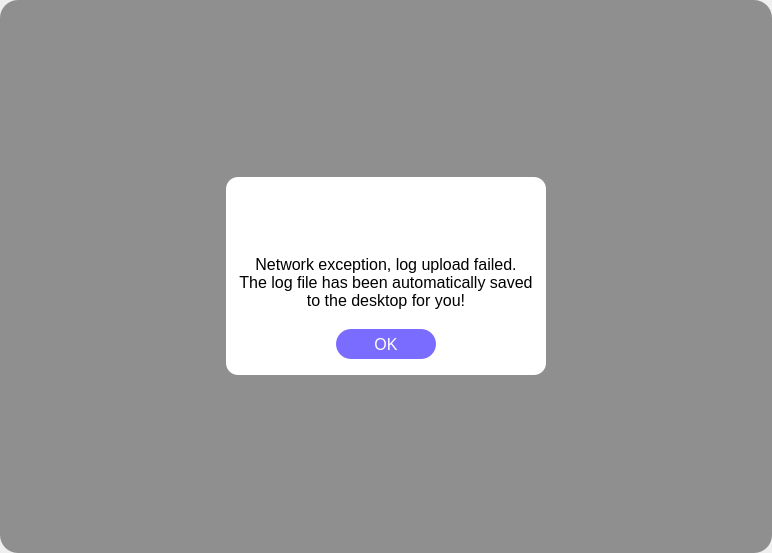
<?xml version="1.0" encoding="UTF-8"?>
<ui version="4.0">
 <class>NoticeDialog</class>
 <widget class="QDialog" name="NoticeDialog">
  <property name="geometry">
   <rect>
    <x>0</x>
    <y>0</y>
    <width>772</width>
    <height>553</height>
   </rect>
  </property>
  <property name="windowTitle">
   <string>Yantool</string>
  </property>
  <layout class="QHBoxLayout" name="horizontalLayout_6">
   <property name="spacing">
    <number>0</number>
   </property>
   <property name="leftMargin">
    <number>0</number>
   </property>
   <property name="topMargin">
    <number>0</number>
   </property>
   <property name="rightMargin">
    <number>0</number>
   </property>
   <property name="bottomMargin">
    <number>0</number>
   </property>
   <item>
    <widget class="QWidget" name="mainWidget" native="true">
     <property name="styleSheet">
      <string notr="true">#mainWidget
{
background-color:rgba(0,0,0,102);
border-radius:18px;
}</string>
     </property>
     <layout class="QHBoxLayout" name="horizontalLayout_5">
      <item>
       <widget class="QWidget" name="contentWidget" native="true">
        <property name="minimumSize">
         <size>
          <width>320</width>
          <height>198</height>
         </size>
        </property>
        <property name="maximumSize">
         <size>
          <width>320</width>
          <height>198</height>
         </size>
        </property>
        <property name="styleSheet">
         <string notr="true">#contentWidget
{
background: rgba(255,255,255);
border-radius: 12px;
}</string>
        </property>
        <layout class="QVBoxLayout" name="verticalLayout" stretch="0,1,1,1,0">
         <property name="spacing">
          <number>0</number>
         </property>
         <item>
          <spacer name="verticalSpacer_2">
           <property name="orientation">
            <enum>Qt::Vertical</enum>
           </property>
           <property name="sizeHint" stdset="0">
            <size>
             <width>17</width>
             <height>13</height>
            </size>
           </property>
          </spacer>
         </item>
         <item>
          <layout class="QHBoxLayout" name="horizontalLayout_4">
           <item>
            <spacer name="horizontalSpacer_7">
             <property name="orientation">
              <enum>Qt::Horizontal</enum>
             </property>
             <property name="sizeHint" stdset="0">
              <size>
               <width>40</width>
               <height>20</height>
              </size>
             </property>
            </spacer>
           </item>
           <item>
            <widget class="QLabel" name="label">
             <property name="minimumSize">
              <size>
               <width>36</width>
               <height>36</height>
              </size>
             </property>
             <property name="maximumSize">
              <size>
               <width>36</width>
               <height>36</height>
              </size>
             </property>
             <property name="pixmap">
              <pixmap resource="res.qrc">:/res/ic_fail.png</pixmap>
             </property>
            </widget>
           </item>
           <item>
            <spacer name="horizontalSpacer_8">
             <property name="orientation">
              <enum>Qt::Horizontal</enum>
             </property>
             <property name="sizeHint" stdset="0">
              <size>
               <width>40</width>
               <height>20</height>
              </size>
             </property>
            </spacer>
           </item>
          </layout>
         </item>
         <item>
          <widget class="QLabel" name="warningMsg">
           <property name="font">
            <font>
             <pointsize>12</pointsize>
            </font>
           </property>
           <property name="text">
            <string>Network exception, log upload failed.
The log file has been automatically saved to the desktop for you!</string>
           </property>
           <property name="alignment">
            <set>Qt::AlignCenter</set>
           </property>
           <property name="wordWrap">
            <bool>true</bool>
           </property>
          </widget>
         </item>
         <item>
          <layout class="QHBoxLayout" name="horizontalLayout">
           <item>
            <spacer name="horizontalSpacer_5">
             <property name="orientation">
              <enum>Qt::Horizontal</enum>
             </property>
             <property name="sizeHint" stdset="0">
              <size>
               <width>40</width>
               <height>20</height>
              </size>
             </property>
            </spacer>
           </item>
           <item>
            <widget class="QPushButton" name="ok">
             <property name="minimumSize">
              <size>
               <width>100</width>
               <height>30</height>
              </size>
             </property>
             <property name="maximumSize">
              <size>
               <width>100</width>
               <height>30</height>
              </size>
             </property>
             <property name="font">
              <font>
               <pointsize>12</pointsize>
              </font>
             </property>
             <property name="styleSheet">
              <string notr="true">background: #7A6CFF;
border-radius: 15px;
color:white;</string>
             </property>
             <property name="text">
              <string>OK</string>
             </property>
            </widget>
           </item>
           <item>
            <spacer name="horizontalSpacer_6">
             <property name="orientation">
              <enum>Qt::Horizontal</enum>
             </property>
             <property name="sizeHint" stdset="0">
              <size>
               <width>40</width>
               <height>20</height>
              </size>
             </property>
            </spacer>
           </item>
          </layout>
         </item>
         <item>
          <spacer name="verticalSpacer">
           <property name="orientation">
            <enum>Qt::Vertical</enum>
           </property>
           <property name="sizeHint" stdset="0">
            <size>
             <width>20</width>
             <height>7</height>
            </size>
           </property>
          </spacer>
         </item>
        </layout>
        <zorder>warningMsg</zorder>
        <zorder>verticalSpacer_2</zorder>
       </widget>
      </item>
     </layout>
    </widget>
   </item>
  </layout>
 </widget>
 <resources>
  <include location="res.qrc"/>
 </resources>
 <connections/>
</ui>
